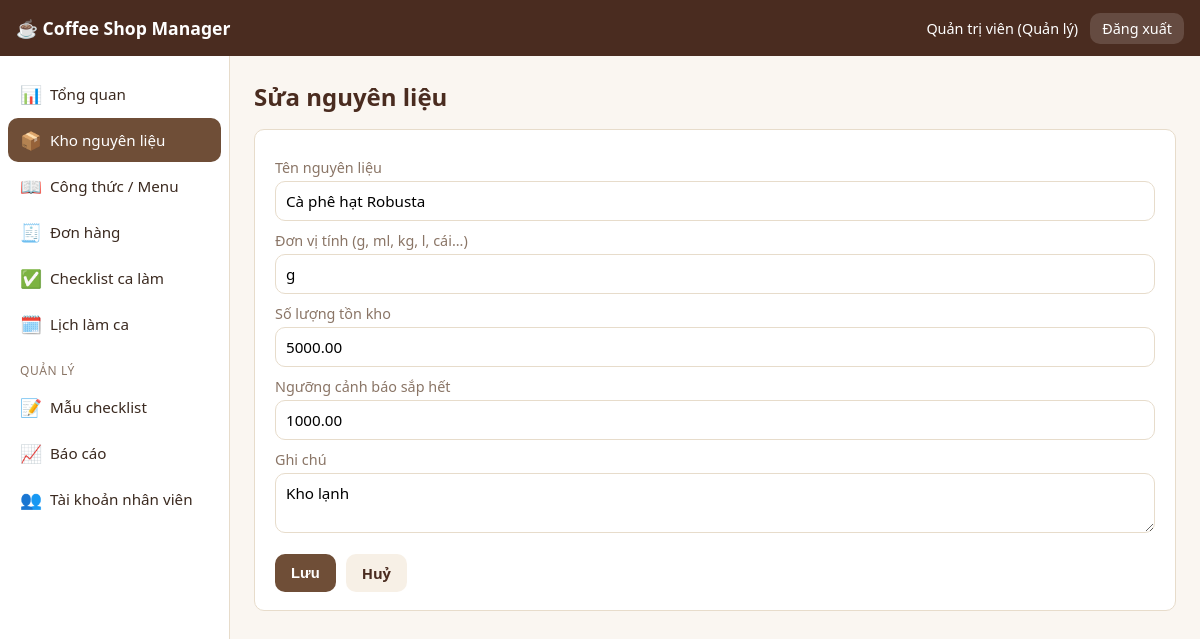
The app's page /index.php?page=stock_form&id=1 (signed in) with its own data.
### tables this page shows
CREATE TABLE IF NOT EXISTS ingredients (
    id INT UNSIGNED AUTO_INCREMENT PRIMARY KEY,
    name VARCHAR(100) NOT NULL,
    unit VARCHAR(20) NOT NULL DEFAULT 'g',
    quantity DECIMAL(12,2) NOT NULL DEFAULT 0,
    low_stock_threshold DECIMAL(12,2) NOT NULL DEFAULT 0,
    notes VARCHAR(255) DEFAULT NULL,
    updated_at TIMESTAMP NOT NULL DEFAULT CURRENT_TIMESTAMP ON UPDATE CURRENT_TIMESTAMP,
    created_at TIMESTAMP NOT NULL DEFAULT CURRENT_TIMESTAMP
);

### includes/functions.php (called while the page is built, shortened)
<?php
function e($value)
{
    return htmlspecialchars((string) $value, ENT_QUOTES, 'UTF-8');
}

### pages/stock_form.php (the view, shortened to what this page needs)
<?php
$id = isset($_GET['id']) ? (int) $_GET['id'] : 0;
$item = ['name' => '', 'unit' => 'g', 'quantity' => 0, 'low_stock_threshold' => 0, 'notes' => ''];
if ($id) {
    $stmt = $pdo->prepare('SELECT * FROM ingredients WHERE id = ?');
    $stmt->execute([$id]);
    $found = $stmt->fetch();
    $item = $found;
}
?>
<h1 class="page-title"><?= $id ? 'Sửa nguyên liệu' : 'Thêm nguyên liệu' ?></h1>
<div class="card card-form">
    <form method="post">
        <label>Tên nguyên liệu</label>
        <input type="text" name="name" value="<?= e($item['name']) ?>" required>
        <label>Đơn vị tính (g, ml, kg, l, cái...)</label>
        <input type="text" name="unit" value="<?= e($item['unit']) ?>" required>
        <label>Số lượng tồn kho</label>
        <input type="number" step="0.01" name="quantity" value="<?= e($item['quantity']) ?>" required>
        <label>Ngưỡng cảnh báo sắp hết</label>
        <input type="number" step="0.01" name="low_stock_threshold" value="<?= e($item['low_stock_threshold']) ?>" required>
        <label>Ghi chú</label>
        <textarea name="notes" rows="2"><?= e($item['notes']) ?></textarea>
        <div class="form-actions">
            <button type="submit" class="btn btn-primary">Lưu</button>
            <a href="index.php?page=stock" class="btn btn-secondary">Huỷ</a>
        </div>
    </form>
</div>

### assets/css/style.css (style rules this page uses)
:root { --brown-dark: #4a2c20; --brown: #6f4e37; --brown-light: #a9765b; --cream: #f7f0e6; --bg: #faf6f1; --card-bg: #ffffff; --text: #3b2a20; --muted: #8a7566; --border: #e7dccb; --success: #2e7d32; --success-bg: #e6f4ea; --danger: #c0392b; --danger-bg: #fbe9e7; --radius: 10px; }
* { box-sizing: border-box; }
body { margin: 0; font-family: 'Segoe UI', Roboto, Helvetica, Arial, sans-serif; background: var(--bg); color: var(--text); }
a { color: var(--brown); text-decoration: none; }
.page-title { margin: 0 0 16px; font-size: 1.5rem; color: var(--brown-dark); }
.card { background: var(--card-bg); border: 1px solid var(--border); border-radius: var(--radius); padding: 18px 20px; margin-bottom: 20px; }
.card-form label { display: block; margin: 10px 0 4px; font-size: 0.9rem; color: var(--muted); }
.card-form input[type=text], .card-form input[type=number], .card-form input[type=password], .card-form input[type=date], .card-form input[type=time], .card-form select, .card-form textarea { width: 100%; padding: 9px 10px; border: 1px solid var(--border); border-radius: var(--radius); font-size: 0.95rem; font-family: inherit; }
.form-actions { margin-top: 16px; display: flex; gap: 10px; }
.btn { display: inline-block; padding: 9px 16px; border-radius: var(--radius); border: none; cursor: pointer; font-size: 0.92rem; font-weight: 600; text-align: center; }
.btn-primary { background: var(--brown); color: #fff; }
.btn-secondary { background: var(--cream); color: var(--brown-dark); }

### records on screen
ingredients: name "Cà phê hạt Robusta", unit "g", quantity "5000.00", low_stock_threshold "1000.00", notes "Kho lạnh"

### other values on screen
APP_NAME "Coffee Shop Manager"
$user['name'] "Quản trị viên"
$icon "📊 📦 📖 🧾 ✅ 🗓️ 📝 📈 👥"
$label "Tổng quan Kho nguyên liệu Công thức / Menu Đơn hàng Checklist ca làm Lịch làm ca Mẫu checklist Báo cáo Tài khoản nhân viên"
